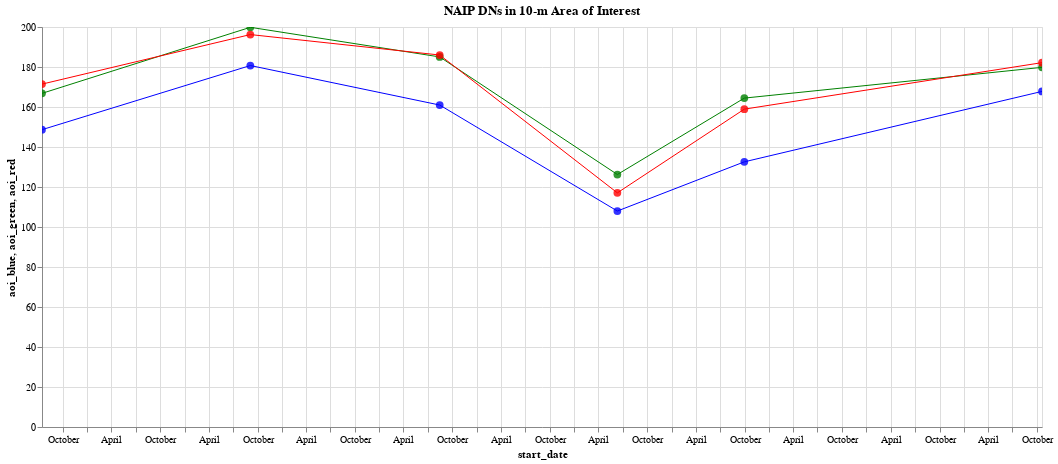

Notebook source saved alongside this figure:
### Code cell
#@title Plot NAIP RGB time series
b_points = alt.Chart(
    naipDF,
    height=400,
    width=1000,
    title='NAIP DNs in 10-m Area of Interest'
    ).mark_circle(
        size=60,
        opacity=0.8,
        color='blue'
        ).encode(
            x='start_date',
            y='aoi_blue',
            tooltip=['system:index','start_date','end_date','aoi_blue']
            ).interactive()

b_lines = alt.Chart(naipDF).mark_line(color='blue',strokeWidth=1).encode(
  x='start_date',
  y='aoi_blue'
)

g_points = alt.Chart(naipDF).mark_circle(
        size=60,
        opacity=0.8,
        color='green'
        ).encode(
            x='start_date',
            y='aoi_green',
            tooltip=['system:index','start_date','end_date','aoi_green']
            ).interactive()

g_lines = alt.Chart(naipDF).mark_line(color='green',strokeWidth=1).encode(
  x='start_date',
  y='aoi_green'
)

r_points = alt.Chart(naipDF).mark_circle(
        size=60,
        opacity=0.8,
        color='red'
        ).encode(
            x='start_date',
            y='aoi_red',
            tooltip=['system:index','start_date','end_date','aoi_red']
            ).interactive()

r_lines = alt.Chart(naipDF).mark_line(color='red',strokeWidth=1).encode(
  x='start_date',
  y='aoi_red'
)

b_lines + b_points + g_lines + g_points + r_lines + r_points

### Figure 1 — Vega-Lite specification as saved in the notebook (floating-point values rounded to 4 significant figures)
{"config": {"view": {"continuousWidth": 400, "continuousHeight": 300}}, "layer": [{"mark": {"type": "line", "color": "blue", "strokeWidth": 1}, "encoding": {"x": {"field": "start_date", "type": "temporal"}, "y": {"field": "aoi_blue", "type": "quantitative"}}}, {"mark": {"type": "circle", "color": "blue", "opacity": 0.8, "size": 60}, "encoding": {"tooltip": [{"field": "system:index", "type": "nominal"}, {"field": "start_date", "type": "temporal"}, {"field": "end_date", "type": "temporal"}, {"field": "aoi_blue", "type": "quantitative"}], "x": {"field": "start_date", "type": "temporal"}, "y": {"field": "aoi_blue", "type": "quantitative"}}, "height": 400, "selection": {"selector019": {"type": "interval", "bind": "scales", "encodings": ["x", "y"]}}, "title": "NAIP DNs in 10-m Area of Interest", "width": 1000}, {"mark": {"type": "line", "color": "green", "strokeWidth": 1}, "encoding": {"x": {"field": "start_date", "type": "temporal"}, "y": {"field": "aoi_green", "type": "quantitative"}}}, {"mark": {"type": "circle", "color": "green", "opacity": 0.8, "size": 60}, "encoding": {"tooltip": [{"field": "system:index", "type": "nominal"}, {"field": "start_date", "type": "temporal"}, {"field": "end_date", "type": "temporal"}, {"field": "aoi_green", "type": "quantitative"}], "x": {"field": "start_date", "type": "temporal"}, "y": {"field": "aoi_green", "type": "quantitative"}}, "selection": {"selector020": {"type": "interval", "bind": "scales", "encodings": ["x", "y"]}}}, {"mark": {"type": "line", "color": "red", "strokeWidth": 1}, "encoding": {"x": {"field": "start_date", "type": "temporal"}, "y": {"field": "aoi_red", "type": "quantitative"}}}, {"mark": {"type": "circle", "color": "red", "opacity": 0.8, "size": 60}, "encoding": {"tooltip": [{"field": "system:index", "type": "nominal"}, {"field": "start_date", "type": "temporal"}, {"field": "end_date", "type": "temporal"}, {"field": "aoi_red", "type": "quantitative"}], "x": {"field": "start_date", "type": "temporal"}, "y": {"field": "aoi_red", "type": "quantitative"}}, "selection": {"selector021": {"type": "interval", "bind": "scales", "encodings": ["x", "y"]}}}], "data": {"name": "data-13adbf363690c6d6f0db28000aafeb09"}, "$schema": "https://vega.github.io/schema/vega-lite/v4.17.0.json", "datasets": {"data-13adbf363690c6d6f0db28000aafeb09": [{"system:index": "m_3907663_se_18_1_20110716", "system:time_start": 1310774400000, "system:time_end": 1310860800000, "aoi_blue": 148.7, "aoi_green": 166.8, "aoi_red": 171.4, "start_date": "2011-07-16T00:00:00", "end_date": "2011-07-17T00:00:00"}, {"system:index": "m_3907663_se_18_1_20130904", "system:time_start": 1378252800000, "system:time_end": 1378339200000, "aoi_blue": 180.7, "aoi_green": 199.8, "aoi_red": 196.2, "start_date": "2013-09-04T00:00:00", "end_date": "2013-09-05T00:00:00"}, {"system:index": "m_3907663_se_18_1_20150815", "system:time_start": 1439596800000, "system:time_end": 1439683200000, "aoi_blue": 161.0, "aoi_green": 185.0, "aoi_red": 186.0, "start_date": "2015-08-15T00:00:00", "end_date": "2015-08-16T00:00:00"}, {"system:index": "m_3907663_se_18_1_20170611", "system:time_start": 1497139200000, "system:time_end": 1497225600000, "aoi_blue": 108.0, "aoi_green": 126.2, "aoi_red": 117.1, "start_date": "2017-06-11T00:00:00", "end_date": "2017-06-12T00:00:00"}, {"system:index": "m_3907663_se_18_060_20180930", "system:time_start": 1538265600000, "system:time_end": 1538265600000, "aoi_blue": 132.6, "aoi_green": 164.5, "aoi_red": 158.9, "start_date": "2018-09-30T00:00:00", "end_date": "2018-09-30T00:00:00"}, {"system:index": "m_3907663_se_18_060_20211020", "system:time_start": 1634688000000, "system:time_end": 1634688000000, "aoi_blue": 167.8, "aoi_green": 179.8, "aoi_red": 182.2, "start_date": "2021-10-20T00:00:00", "end_date": "2021-10-20T00:00:00"}]}}
